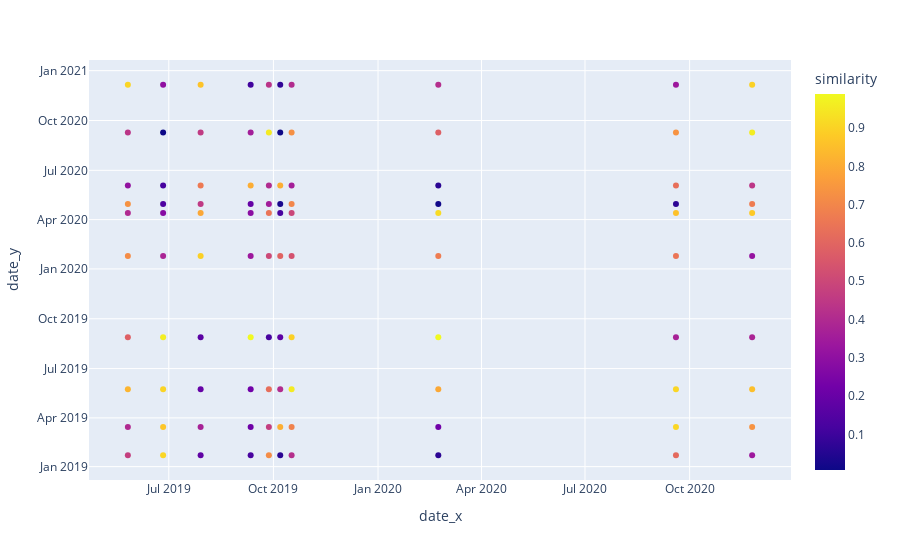

The notebook cell this image was saved under:
### Code cell
fig = px.scatter(test_df, x='date_x', y='date_y', color='similarity')
fig.show()
